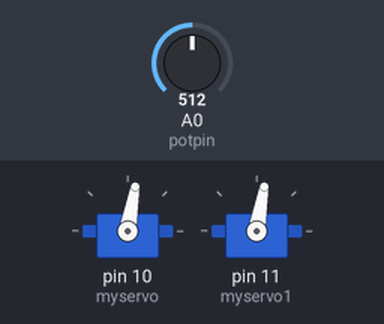
Bench run of a sketch on a simulated Arduino Uno, built with avr-gcc and run on an emulated ATmega328P. On the bench: 2 × servo. Inputs (shaded band) come from the test bench; at power-on: A0 (potpin) = 512.

Above: at 1.2 s.
1.3 s: A0 (potpin) set to 716
At 2.5 s:
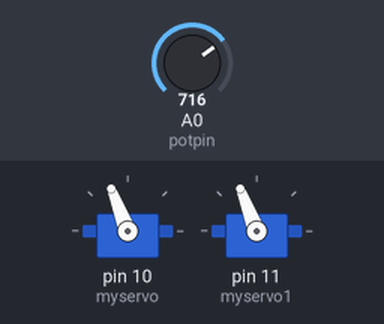
2.8 s: A0 (potpin) set to 900
At 3.7 s:
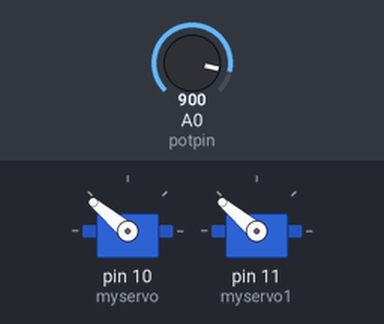
4.3 s: A0 (potpin) set to 1023
At 4.8 s:
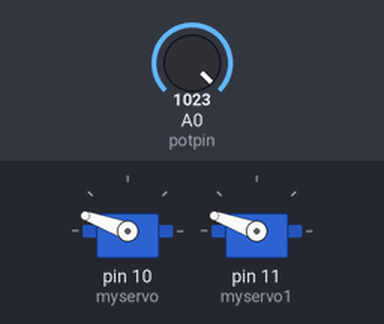
5.8 s: A0 (potpin) set to 511
At 7.0 s:
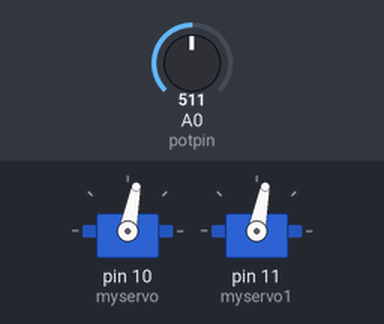
7.3 s: A0 (potpin) set to 306
At 8.3 s:
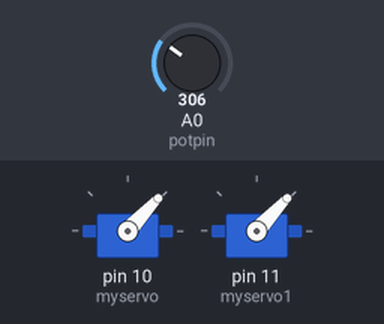
Timing chart, 0 to 9.8 s (numbered marks = the images above; inputs shaded):
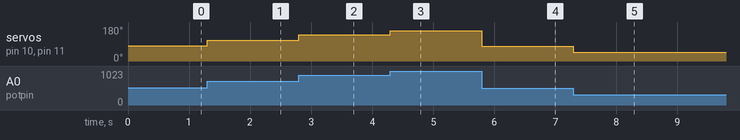

Measured:
- after the input at 1.3 s, servo on pin 10 (myservo), servo on pin 11 (myservo1): 80° → 111° at once
- after the input at 2.8 s, servo on pin 10 (myservo), servo on pin 11 (myservo1): 111° → 140° at once
- after the input at 4.3 s, servo on pin 10 (myservo), servo on pin 11 (myservo1): 140° → 160° at once
- after the input at 5.8 s, servo on pin 10 (myservo), servo on pin 11 (myservo1): 160° → 79° at once
- after the input at 7.3 s, servo on pin 10 (myservo), servo on pin 11 (myservo1): 79° → 47° at once

The sketch:

ServoTest.ino
```cpp
#include <Servo.h>

Servo myservo;  // create servo object to control a servo
Servo myservo1;

int potpin= 0;  // analog pin used to connect the potentiometer
int val;    // variable to read the value from the analog pin

void setup() {
  myservo.attach(10);  // attaches the servo on pin 9 to the servo object
  myservo1.attach(11);
}

void loop() {
  val = analogRead(potpin);            // reads the value of the potentiometer (value between 0 and 1023)
  val = map(val, 0, 1023, 0, 160);     // scale it to use it with the servo (value between 0 and 180)
  myservo.write(val);                  // sets the servo position according to the scaled value
  myservo1.write(val);
                    // waits for the servo to get there
}
```
